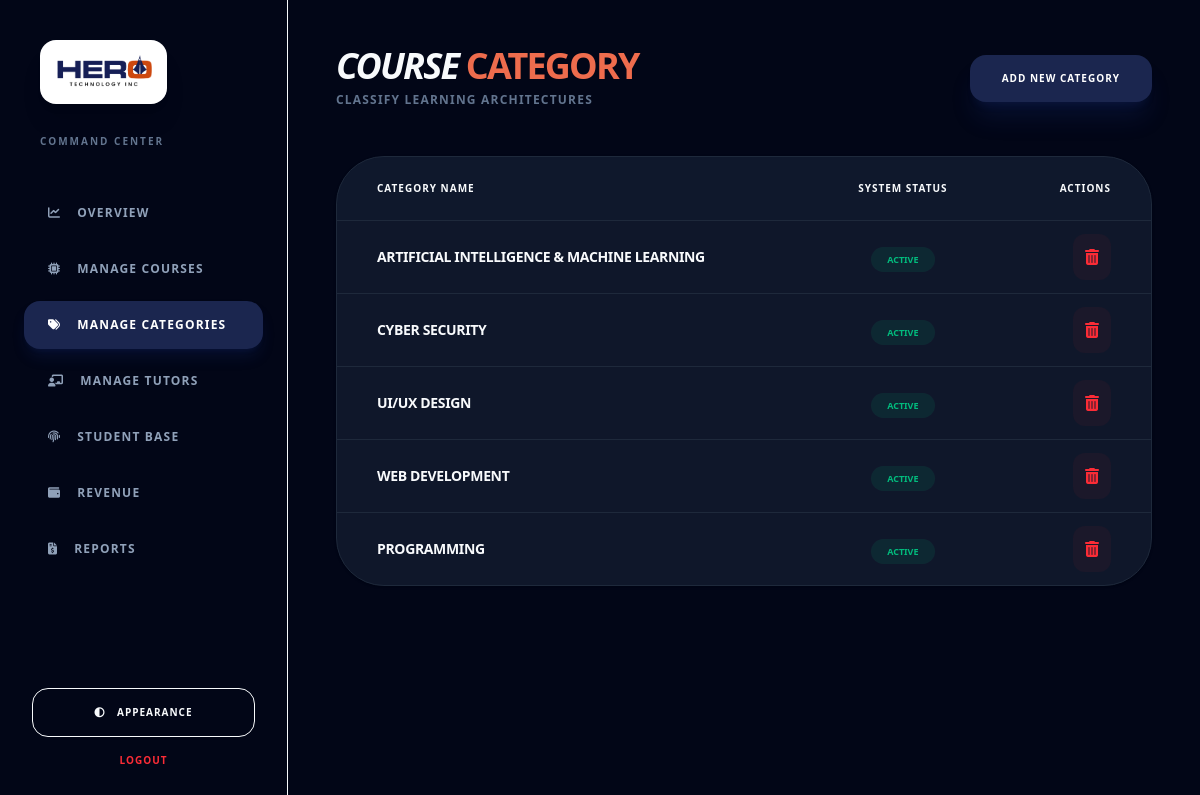
Page /backpanel/manage-categories.php (signed in) on the earlier database version.
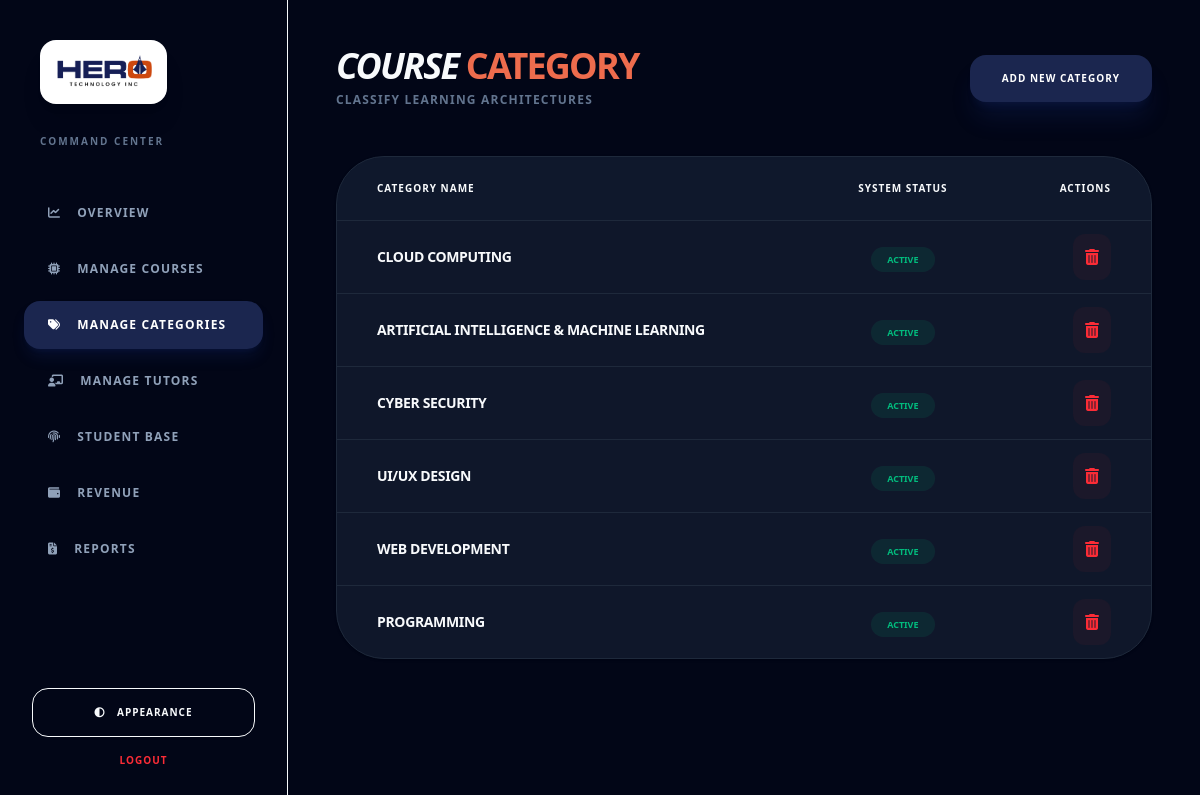
Same page on the later database version.
### tables this page shows
CREATE TABLE `course_category` (
  `category_id` int(11) NOT NULL,
  `category_name` varchar(100) NOT NULL,
  `status` enum('active','inactive') DEFAULT 'active'
);

### backpanel/manage-categories.php (the view, shortened to what this page needs)
<?php
require '../config.php';
$query = "SELECT * FROM course_category ORDER BY category_id DESC";
$result = mysqli_query($conn, $query);
?>
<!DOCTYPE html>
<html lang="en" class="dark">
<head>
    <script src="https://cdn.jsdelivr.net/npm/@tailwindcss/browser@4"></script>
    <link href="https://cdnjs.cloudflare.com/ajax/libs/font-awesome/6.5.2/css/all.min.css" rel="stylesheet"/>
</head>
<body class="bg-[var(--app-bg)] text-[var(--text-main)] antialiased min-h-screen flex overflow-hidden">
    <?php include 'sidebar.php'; ?>
    <main class="flex-1 h-screen overflow-y-auto p-6 lg:p-12">
        <header class="flex justify-between items-center mb-12">
            <div>
                <h1 class="text-4xl font-black tracking-tighter uppercase italic leading-none">Course <span class="text-hero-orange not-italic">Category</span></h1>
                <p class="text-slate-500 text-xs font-bold uppercase tracking-widest mt-2">Classify learning architectures</p>
            </div>
            <a href="add-category.php" class="bg-hero-blue text-white px-8 py-4 rounded-2xl font-black uppercase text-[10px] tracking-widest shadow-xl shadow-blue-900/20 hover:bg-hero-orange transition-all">
                Add New Category
            </a>
        </header>
        <div class="bg-[var(--card-bg)] rounded-[3rem] border border-[var(--border-color)] shadow-sm overflow-hidden">
            <table class="w-full text-left">
                <thead class="bg-hero-blue/5 border-b border-[var(--border-color)]">
                    <tr>
                        <th class="px-10 py-6 text-[10px] font-black uppercase tracking-widest">Category Name</th>
                        <th class="px-10 py-6 text-[10px] font-black uppercase tracking-widest text-center">System Status</th>
                        <th class="px-10 py-6 text-[10px] font-black uppercase tracking-widest text-right">Actions</th>
                    </tr>
                </thead>
                <tbody class="divide-y divide-[var(--border-color)]">
                    <?php while($row = mysqli_fetch_assoc($result)): ?>
                    <tr class="hover:bg-hero-orange/[0.02] transition-colors">
                        <td class="px-10 py-6 font-black uppercase text-sm tracking-tight"><?= htmlspecialchars($row['category_name']) ?></td>
                        <td class="px-10 py-6 text-center">
                            <span class="px-4 py-1.5 bg-emerald-500/10 text-emerald-500 text-[9px] font-black rounded-full uppercase"><?= $row['status'] ?></span>
                        </td>
                        <td class="px-10 py-6 text-right">
                            <a href="?delete=<?= $row['category_id'] ?>" onclick="return confirm('Delete this category?')" class="p-3 bg-red-500/5 rounded-xl text-red-500 hover:bg-red-500 hover:text-white transition-all">
                                <i class="fas fa-trash-alt"></i>
                            </a>
                        </td>
                    </tr>
                    <?php endwhile; ?>
                </tbody>
            </table>
        </div>
    </main>
</body>
</html>

Differences in the rows shown:
added course_category: category_name "CLOUD COMPUTING", status "ACTIVE"
